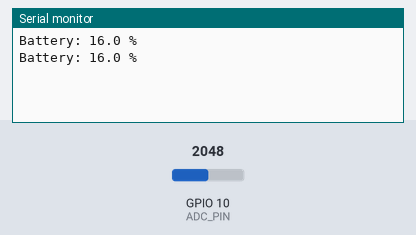
The program below on a simulated ESP32-S3. Shown: the last lines printed to the serial monitor. The test bench sets the inputs (shaded band); at power-on: GPIO 10 (ADC_PIN) = 2048 (analog values on the 0–4095 scale).

Above: at 2.2 s.
2.3 s: GPIO 10 (ADC_PIN) set to 2866
At 3.6 s:
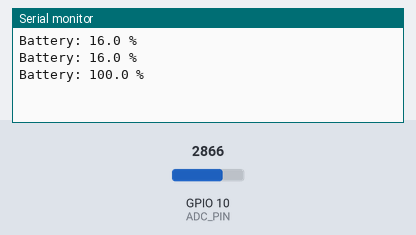
3.8 s: GPIO 10 (ADC_PIN) set to 2047
At 5.0 s:
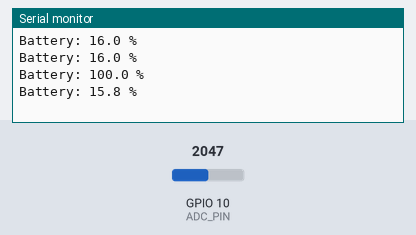
Timing chart, 0 to 6.8 s (numbered marks = the images above; inputs shaded):
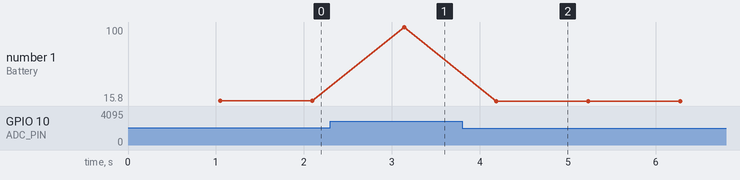

The program:

main.cpp
```cpp
#include <Arduino.h>
#include "battery_monitor.h"

void setup() {
  Serial.begin(115200);
  delay(1000);
  batteryMonitorInit();
}

void loop() {
  float pct = getBatteryPercentage();

  Serial.printf("Battery: %.1f %%\n", pct);

  delay(1000);
}
```

battery_monitor.h
```cpp
#ifndef BATTERY_MONITOR_H
#define BATTERY_MONITOR_H

#include <Arduino.h>
#include <algorithm>

// =====================================================================
// CONFIG - edit these if your hardware changes
// =====================================================================
static const int ADC_PIN = 10;   // your ADC node pin

// Single combined calibration factor, derived from real measurements:
//   CAL_FACTOR = Vbat_actual (multimeter) / ADC_raw (chip reading)
//              = 7.56 / 1.954 = 3.869
// Re-derive this any time you change resistors, board, or wiring.
static const float CAL_FACTOR = 3.869f;

// Reference only (not used directly in the math, since CAL_FACTOR
// already absorbs these - kept here for documentation / future re-calibration)
static const float R1 = 2.93f;                    // kΩ, bottom resistor (ADC side)
static const float R2 = 9.74f;                    // kΩ, top resistor (battery side)
static const float INTERNAL_RESISTANCE_KOHM = 30.0f;

// Battery config (2S Li-ion)
static const uint8_t CELL_COUNT = 2;
static const float   CELL_MIN_V = 3.0f;   // per-cell -> 0%
static const float   CELL_MAX_V = 4.2f;   // per-cell -> 100%

static const int NUM_SAMPLES = 15;

// =====================================================================
// INTERNAL HELPERS
// =====================================================================
inline uint32_t _batteryReadFilteredMilliVolts() {
  uint32_t samples[NUM_SAMPLES];
  for (int i = 0; i < NUM_SAMPLES; i++) {
    samples[i] = analogReadMilliVolts(ADC_PIN);
    delay(3);
  }
  std::sort(samples, samples + NUM_SAMPLES);
  return samples[NUM_SAMPLES / 2];   // median rejects noise spikes
}

// =====================================================================
// PUBLIC API
// =====================================================================

// Call once in setup()
inline void batteryMonitorInit() {
  analogReadResolution(12);
  analogSetPinAttenuation(ADC_PIN, ADC_11db);
}

// Returns the battery pack voltage in volts (e.g. 7.56)
inline float getBatteryVoltage() {
  uint32_t mv_raw = _batteryReadFilteredMilliVolts();
  float adc_v_raw = mv_raw / 1000.0f;
  return adc_v_raw * CAL_FACTOR;
}

// Returns battery charge level as a percentage (0-100)
inline float getBatteryPercentage() {
  float vbat = getBatteryVoltage();
  float cellVoltage = vbat / CELL_COUNT;
  float pct = (cellVoltage - CELL_MIN_V) / (CELL_MAX_V - CELL_MIN_V) * 100.0f;
  if (pct > 100.0f) pct = 100.0f;
  if (pct < 0.0f)   pct = 0.0f;
  return pct;
}

#endif // BATTERY_MONITOR_H
```

Measured:
- after the input at 2.3 s, the serial monitor: prints a new line after 0.84 s (image 1)
- after the input at 3.8 s, the serial monitor: prints a new line after 0.39 s (image 2)
- plotted number 1: 16 → 100 after the input at 2.3 s, 100 → 15.8 after the input at 3.8 s
